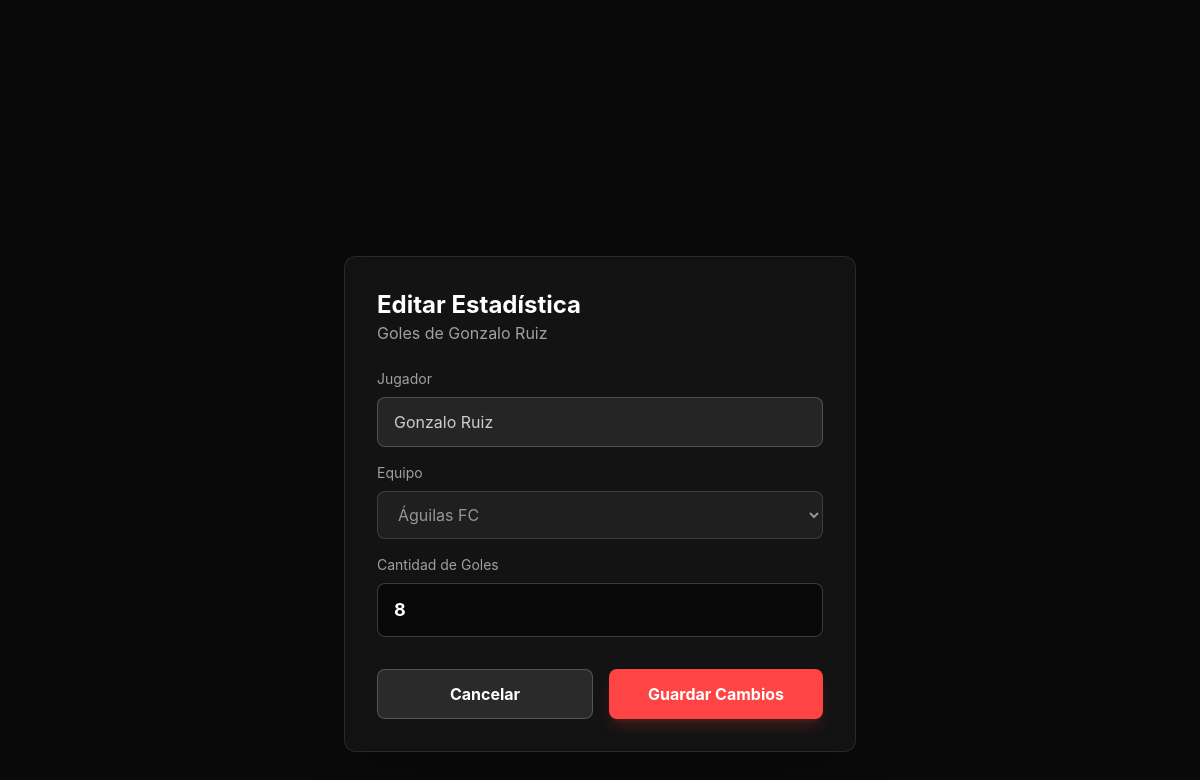
/stats/b1f033ac-ef25-43ea-a685-7d20fcb13b11/edit (signed in), run on the app's committed database.
### app.py (models this page shows)
class SeasonStat(db.Model):
    __tablename__ = 'season_stats'
    id = db.Column(db.String(36), primary_key=True, default=lambda: str(uuid.uuid4()))
    league_id = db.Column(db.String(36), db.ForeignKey('leagues.id'), nullable=False)
    team_id = db.Column(db.String(36), db.ForeignKey('teams.id'), nullable=False)
    player_name = db.Column(db.String(100), nullable=False)
    photo_url = db.Column(db.String(500), nullable=True)
    stat_type = db.Column(db.String(20), nullable=False)  # 'goals' or 'conceded'
    value = db.Column(db.Integer, default=0)
    created_at = db.Column(db.DateTime, default=lambda: datetime.now(timezone.utc))
    team = db.relationship('Team', backref='season_stats')

### app.py (the view, shortened to what this page needs)
@app.route('/stats/<stat_id>/edit', methods=['GET', 'POST'])
@login_required
@owner_required
def edit_stat(stat_id):
    stat = SeasonStat.query.get_or_404(stat_id)
    league = League.query.get(stat.league_id)
    if not league or league.user_id != current_user.id:
        flash('No tienes permiso para editar esta estadística.', 'danger')
        return redirect(url_for('dashboard'))
    form = StatForm(obj=stat)
    teams = Team.query.filter_by(league_id=league.id).all()
    form.team_id.choices = [(t.id, t.name) for t in teams]
    return render_template('stat_form.html', form=form, stat=stat, league=league)

### app.py
class StatForm(FlaskForm):
    player_name = StringField('Nombre del Jugador', validators=[DataRequired(), Length(max=100)])
    team_id = SelectField('Equipo', validators=[DataRequired()])
    photo_url = StringField('URL Foto (Opcional)', validators=[Optional()])
    value = IntegerField('Cantidad', validators=[InputRequired(), NumberRange(min=0)])
    stat_type = StringField('Tipo', validators=[DataRequired()])

### app.py (called while the page is built)
@login_manager.user_loader
def load_user(user_id):
    return User.query.get(user_id)

def owner_required(f):
    @wraps(f)
    def decorated_function(*args, **kwargs):
        if current_user.role != 'owner':
            flash('Acceso denegado. Solo para administradores.', 'danger')
            return redirect(url_for('captain_dashboard'))
        return f(*args, **kwargs)
    return decorated_function

### templates/stat_form.html (shortened to what this page needs)
{% extends "base.html" %}
{% block content %}
<div class="min-h-screen flex items-center justify-center p-6">
    <div class="card max-w-lg w-full">
        <div class="mb-6">
            <h1 class="text-2xl font-bold">Editar Estadística</h1>
            <p class="text-white/60">
                {% if stat.stat_type == 'goals' %}
                Goles de {{ stat.player_name }}
                {% else %}
                Goles Concedidos por {{ stat.player_name }}
                {% endif %}
            </p>
        </div>
        <form method="POST" class="space-y-4">
            <div>
                <label class="block text-sm text-white/60 mb-2">Jugador</label>
                {{ form.player_name(class="input-field w-full", disabled="disabled") }}
            </div>
            <div>
                <label class="block text-sm text-white/60 mb-2">Equipo</label>
                {{ form.team_id(class="input-field w-full", disabled="disabled") }}
            </div>
            <div>
                <label class="block text-sm text-white/60 mb-2">
                    {% if stat.stat_type == 'goals' %}Cantidad de Goles{% else %}Goles Concedidos{% endif %}
                </label>
                {{ form.value(class="input-field w-full text-lg font-bold") }}
            </div>
            <div class="flex gap-4 pt-4">
                <a href="{{ url_for('league_detail', league_id=league.id) }}" class="btn-secondary flex-1 text-center">
                    Cancelar
                </a>
                <button type="submit" class="btn-primary flex-1">
                    Guardar Cambios
                </button>
            </div>
        </form>
    </div>
</div>
{% endblock %}

### templates/base.html (style rules this page uses)
body { background-color: #0A0A0A; color: white; font-family: 'Inter', system-ui, sans-serif; }
.btn-primary { @apply bg-primary hover:bg-red-600 text-white font-bold py-3 px-6 rounded-lg transition-all transform hover:scale-105 shadow-lg shadow-red-500/20; }
.btn-secondary { @apply bg-white/10 hover:bg-white/20 text-white font-bold py-3 px-6 rounded-lg border border-white/20 transition-all hover:border-white/40; }
.card { @apply bg-card/90 backdrop-blur-md border border-white/10 rounded-xl p-8 shadow-2xl; }
.input-field { @apply w-full bg-black/50 border border-white/20 rounded-lg px-4 py-3 text-white placeholder-white/40 focus:outline-none focus:border-primary focus:ring-1 focus:ring-primary transition-colors; }

### templates/stat_form.html (style rules this page uses)
.input-field:disabled { background-color: #252525; color: #cdcdcd; }

### data on the page
SeasonStat: player_name "Gonzalo Ruiz", team_id "Águilas FC", value "8"
